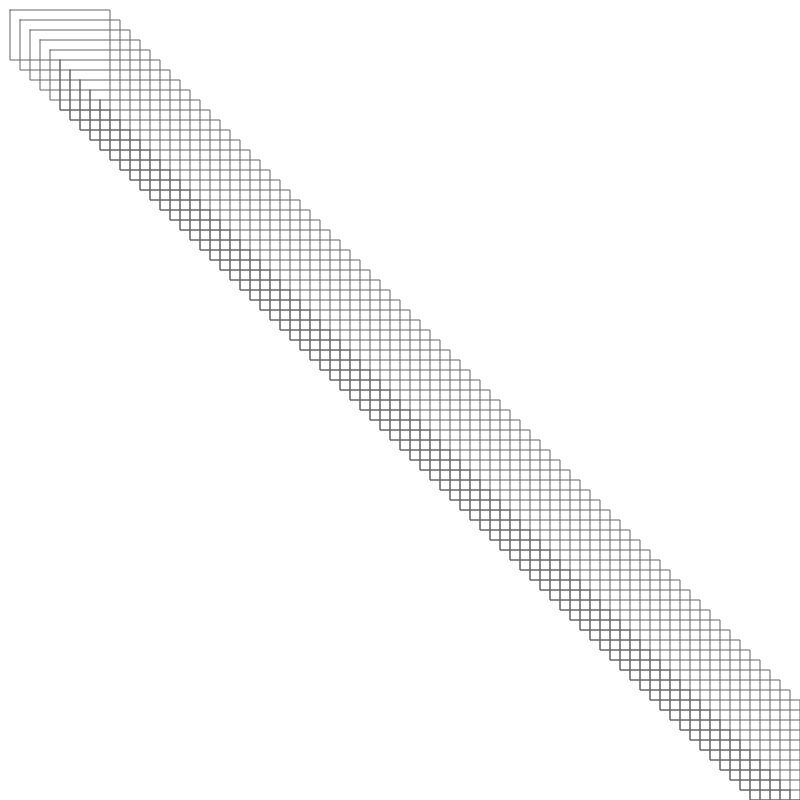
Frame 1 (no input)
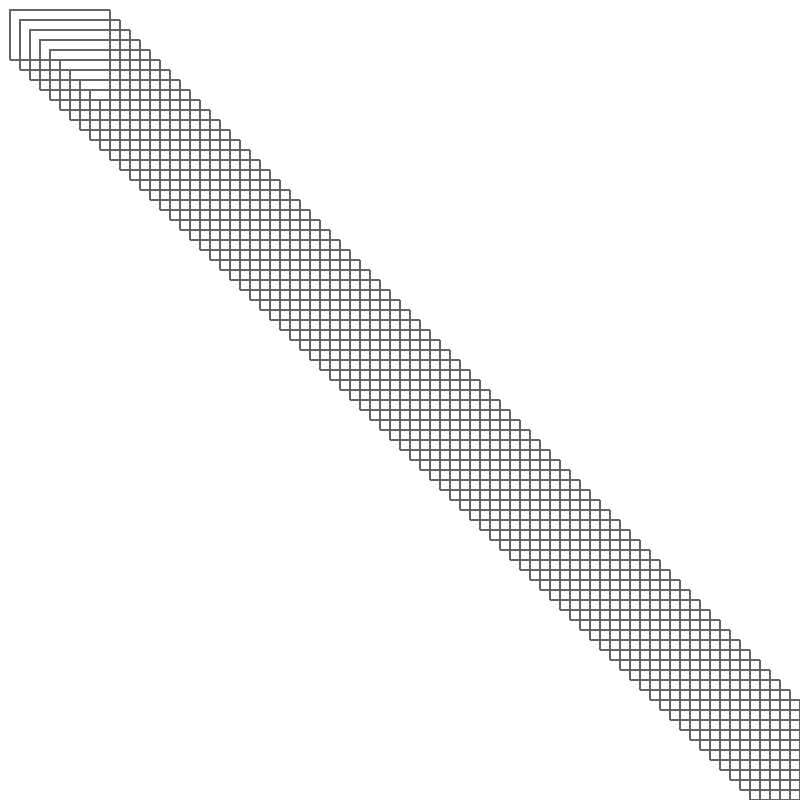
Frame 60 (no input)
Frame 120 (the mouse pressed at the canvas centre since frame 60): identical to frame 60, image omitted

The p5.js sketch that drew these frames (run headless with seeded random() and noise() and a simulated clock; from frame 60 on, the mouse is pressed at the canvas centre):

// p5.js sketch
// ── sketch.js
function setup() {
  createCanvas(800, 800);
  background(255);
}

function draw() {
  background(255, 255, 255, 0);
  fill(10, 10, 10, 0);
  stroke(100);

  for (let x = 0; x < 800; x = x + 10) {
    console.log(x)
    beginShape();
    vertex(10+x, 10+x);
    vertex(10+x, 60+x);
    vertex(60+x, 60+x);
    vertex(60+x, 110+x);
    vertex(110+x, 110+x);
    vertex(110+x, 10+x);
    endShape(CLOSE);
  }
}


//  for(let x=0;x<100;x++){
//console.log(x)
//  line(x*10,0,width, x*10);
